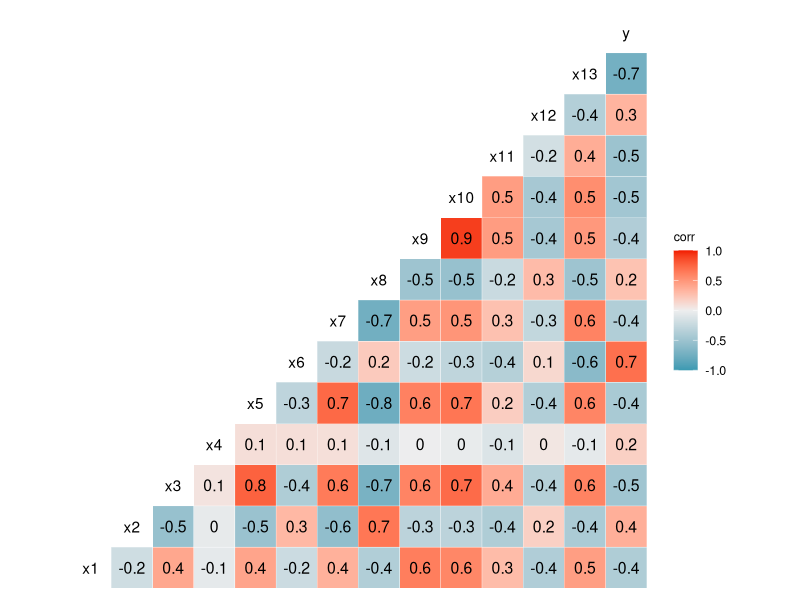
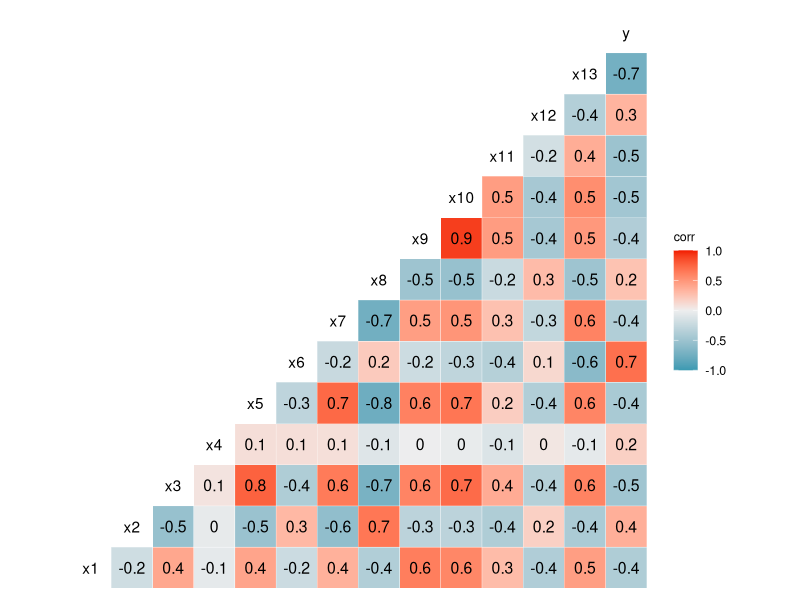

The R script that drew these images, in order: (Note: this script raises an error after producing the figures.)
## ---- chunk 1
#data
library(tidyverse)
housing <- read.csv("housing.proper.csv")
housing
summary(housing)
## ---- chunk 2
Mode <- function(x) {
  ux <- unique(x)
  ux[which.max(tabulate(match(x, ux)))]
}

apply(housing, 2, Mode)
## ---- chunk 3
library(GGally)
ggcorr(housing[,1:14], name = "corr", label = TRUE)
## ---- chunk 4
library(GGally)
ggcorr(housing[,1:14], name = "corr", label = TRUE)
## ---- chunk 5
#housing <- read.csv("housing.proper.csv")
colnames(housing) <- c("X1","X2","X3","X4","X5","X6","X7",
                       "X8","X9","X10","X11","X12","X13","Y")
#head(housing)

#half the data set is choosen to create the model
#other half is for validation
set.seed(67)
housing_mod <- housing[sample(nrow(housing), 253),c(1:14)]
#housing_mod <- housing[1:253,c(1:14)]
fit_select <- lm(Y ~ X1 + X2 + X3 + X4 + X5 + X6 + X7 + X8 + X9 + X10 + X11 + X12 + X13, data = housing_mod)
summary(fit_select)
## ---- chunk 6
# Stepwise Regression with function stepAIC with all 13 variables (Akaike's Information Criterion)
library(MASS)
fit_select2 = lm(Y ~ X1 + X2 + X3 + X5 + X6 + X7 + X8 + X9 + X10 + X11 + X12 + X13, data = housing_mod)
step = stepAIC(fit_select2, direction = "both")
step$anova # display results
## ---- chunk 7
# Model validation
# ------------------------------------
# Selected model:
fit_sel <- lm(Y ~ X2 + X5 + X6 + X8 + X9 + X10 + X11 + X12 + X13, data = housing_mod)
newx <- housing[,c(2, 5, 6, 8:13)]
colnames(newx) <- c("X2","X5","X6","X8","X9","X10","X11","X12","X13")
Y_pred <- predict(fit_sel, newx)
Y_obs <- housing[,14] 
n_star <- nrow(newx)
MSPE <- sum( (Y_obs-Y_pred)^2/n_star )
MS_res <- (summary(fit_sel)$sigma)^2

MSPE
MS_res
sum(MSPE - MS_res)
sum((housing_mod$Y - predict(fit_sel))^2)
## ---- chunk 8
# Model diagnostics
# -------------------------------
#library(car)
fit <- lm(Y ~ X2 + X5 + X6 + X8 + X9 + X10 + X11 + X12 + X13, data = housing)
# Functional form
par(mfrow = c(2,2), oma = c(1,1,0,0), 
    mar = c(2,2,2,2), tcl = -0.1, mgp = c(1,0,0))
plot(fit$residuals~X2, xlab = "X2", ylab = "Residuals")
abline(h = 0)
plot(fit$residuals~X5, xlab = "X5", ylab = "Residuals")
abline(h = 0)
plot(fit$residuals~X6, xlab = "X6", ylab = "Residuals")
abline(h = 0)
plot(fit$residuals~X8, xlab = "X8", ylab = "Residuals")
abline(h = 0)
plot(fit$residuals~X9, xlab = "X9", ylab = "Residuals")
abline(h = 0)
plot(fit$residuals~X10, xlab = "X10", ylab = "Residuals")
abline(h = 0)
plot(fit$residuals~X11, xlab = "X11", ylab = "Residuals")
abline(h = 0)
plot(fit$residuals~X12, xlab = "X12", ylab = "Residuals")
abline(h = 0)
plot(fit$residuals~X13, xlab = "X13", ylab = "Residuals")
abline(h = 0)
plot(fit$residuals~fit$fitted.values, xlab = "Fitted values", ylab = "Residuals")
abline(h = 0)
par(mfrow = c(1,1))
## ---- chunk 9
# Outlying Y observations
#library(car)
# Statistical test
outlierTest(fit)
# Studentized deleted residuals
t <- rstudent(fit)
alpha <- 0.05
n <- length(Y)
p_prime = length(coef(fit)) 
t_crit <- qt(1-alpha/(2*n),n-p_prime-1)
round(t,2)
t_crit
which(abs(t) > t_crit)
## ---- chunk 10
# Outlying X observations 
Pii <- hatvalues(fit)
round(Pii, 2)
which(Pii > 2*p_prime/n)
which(Pii > 0.5)
## ---- chunk 11
# Influence 
influencePlot(fit,	id.method="identify", 
              main="Influence Plot", 
              sub="Circle size is proportial to Cook's Distance" )
DFFITS <- dffits(fit)
which(DFFITS > 1)
D <- cooks.distance(fit)
which(D > qf(0.2, p_prime, n-p_prime))
DFBETAS <- dfbetas(fit)
head(DFBETAS)
which(DFBETAS > 1)
